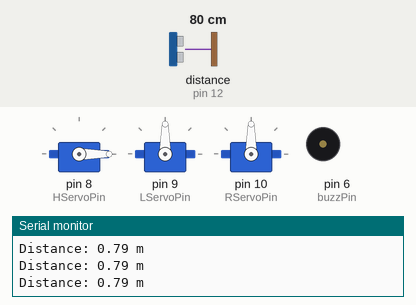
A sketch run on a simulated Arduino Uno, built with avr-gcc and run on an emulated ATmega328P. Shown: 3 × servo, buzzer (waves = sounding), the last lines printed to the serial monitor. Wiring (inferred from the names in the program): ultrasonic range finder: trigger pin 11; echo pin 12. Inputs (shaded band) come from the test bench; at power-on: distance to the obstacle (sensor on pin 12) 80 cm. The echo pulse lasts 58.3 µs per cm.

Above: at 1.4 s.
1.5 s: distance to the obstacle (sensor on pin 12) set to 34 cm
3.0 s: distance to the obstacle (sensor on pin 12) set to 27 cm
At 5.7 s:
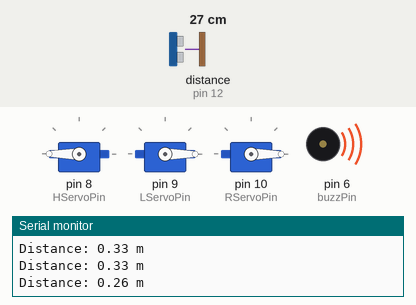
At 8.7 s:
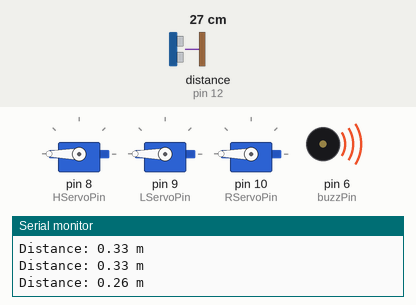
Timing chart, 0 to 15.0 s (numbered marks = the images above; inputs shaded):
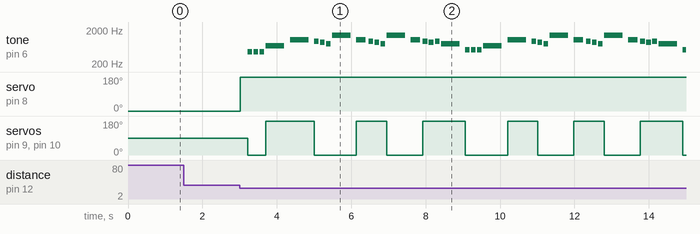

Measured:
- the behaviour switches between 31 and 30 cm on distance to the obstacle (sensor on pin 12) (found by bisection; images 0 and 1)
- after the input at 3.0 s, tone on pin 6 (buzzPin): plays 466 Hz for 0.13 s, 466 Hz for 0.13 s, 466 Hz for 0.13 s, 698 Hz for 0.50 s, 1047 Hz for 0.50 s, 932 Hz for 0.13 s … (39 notes in this stretch), starting after 0.22 s; servo on pin 8 (HServoPin): 0° → 180° at once

The sketch:

scarecrow_code.ino
```cpp
// #include <Servo.h>
// const int motionSensorPin = A5;

// int sensor_value = 0;

// void setup() {
//   Serial.begin(9600);
//   //pinMode(motionSensorPin, OUTPUT);
// }

// void loop() {
//   // put your main code here, to run repeatedly:
//   //sensor_value = analogRead(motionSensorPin);
//   //Serial.println(sensor_value);
//   //delay(100);
// }

#include <Servo.h>
#include "pitches.h"

// Music Data
int melody[] = {
  NOTE_AS4, NOTE_AS4, NOTE_AS4,
  NOTE_F5, NOTE_C6,
  NOTE_AS5, NOTE_A5, NOTE_G5, NOTE_F6, NOTE_C6,
  NOTE_AS5, NOTE_A5, NOTE_G5, NOTE_F6, NOTE_C6,
  NOTE_AS5, NOTE_A5, NOTE_AS5, NOTE_G5, NOTE_C5, NOTE_C5, NOTE_C5,
  NOTE_F5, NOTE_C6,
  NOTE_AS5, NOTE_A5, NOTE_G5, NOTE_F6, NOTE_C6,

  NOTE_AS5, NOTE_A5, NOTE_G5, NOTE_F6, NOTE_C6,
  NOTE_AS5, NOTE_A5, NOTE_AS5, NOTE_G5, NOTE_C5, NOTE_C5,
  NOTE_D5, NOTE_D5, NOTE_AS5, NOTE_A5, NOTE_G5, NOTE_F5,
  NOTE_F5, NOTE_G5, NOTE_A5, NOTE_G5, NOTE_D5, NOTE_E5, NOTE_C5, NOTE_C5,
  NOTE_D5, NOTE_D5, NOTE_AS5, NOTE_A5, NOTE_G5, NOTE_F5,

  NOTE_C6, NOTE_G5, NOTE_G5, REST, NOTE_C5,
  NOTE_D5, NOTE_D5, NOTE_AS5, NOTE_A5, NOTE_G5, NOTE_F5,
  NOTE_F5, NOTE_G5, NOTE_A5, NOTE_G5, NOTE_D5, NOTE_E5, NOTE_C6, NOTE_C6,
  NOTE_F6, NOTE_DS6, NOTE_CS6, NOTE_C6, NOTE_AS5, NOTE_GS5, NOTE_G5, NOTE_F5,
  NOTE_C6
};

int durations[] = {
  8, 8, 8,
  2, 2,
  8, 8, 8, 2, 4,
  8, 8, 8, 2, 4,
  8, 8, 8, 2, 8, 8, 8,
  2, 2,
  8, 8, 8, 2, 4,

  8, 8, 8, 2, 4,
  8, 8, 8, 2, 8, 16,
  4, 8, 8, 8, 8, 8,
  8, 8, 8, 4, 8, 4, 8, 16,
  4, 8, 8, 8, 8, 8,

  8, 16, 2, 8, 8,
  4, 8, 8, 8, 8, 8,
  8, 8, 8, 4, 8, 4, 8, 16,
  4, 8, 4, 8, 4, 8, 4, 8,
  1
};

// Servos
struct Arm {
  Servo servo;
  int minAngle, maxAngle, idleAngle;
  bool isUp;
  unsigned long swingEnd;
};

Servo HServo;
const int HServoPin = 8;
const int HAngryAngle = 180;
const int HHappyAngle = 0;

Arm LServo = { Servo(), 0, 180, 90, true, 0 };
const int LServoPin = 9;

Arm RServo = { Servo(), 0, 180, 90, true, 0 };
const int RServoPin = 10;

// Ultrasonic
const int trigPin = 11;
const int echoPin = 12;

// Buzzer
const int buzzPin = 6;

void setup() {
  Serial.begin(9600);

  // Ultrasonic Setup
  pinMode(trigPin, OUTPUT);
  pinMode(echoPin, INPUT);

  // Buzzer Setup
  pinMode(buzzPin, OUTPUT);

  become_happy();
}

void loop() {
  bool canSeeBird = false;
  // Sensor Input
  float ultrasonic_distance = get_ultrasonic_distance();
  log_ultrasonic_distance(ultrasonic_distance);

  //Process Sensor Data
  if (ultrasonic_distance < 0.3) {
    canSeeBird = true;
  }

  // Control Output
  if (canSeeBird) {
    become_angry();
  }

  // Logging
  //log_ultrasonic_distance(ultrasonic_distance);

  delay(100);
}

// INPUT FUNCTIONS ----------------------------------------------------------

float get_ultrasonic_distance() {
  // Clear trigger
  digitalWrite(trigPin, LOW);
  delayMicroseconds(2);

  // Send 10 µs pulse
  digitalWrite(trigPin, HIGH);
  delayMicroseconds(10);
  digitalWrite(trigPin, LOW);

  // Read echo time (µs)
  long duration = pulseIn(echoPin, HIGH);

  // Calculate distance (m)
  float distance = duration * 0.034 / 2 / 100;

  return distance;
}

bool has_arm_finished_swinging(Arm &arm) {
  return (long)(millis() - arm.swingEnd) >= 0;
}

// CONTROL FUNCTIONS ----------------------------------------------------------

void become_angry() {
  RServo.servo.attach(RServoPin);
  LServo.servo.attach(LServoPin);
  HServo.attach(HServoPin);
  HServo.write(HAngryAngle);
  delay(200);
  HServo.detach();
  turn_on_led();

  swing_arm(LServo);
  swing_arm(RServo);

  int size = sizeof(durations) / sizeof(int);

  for (int note = 0; note < size; note++) {
    play_note(note);

    if (has_arm_finished_swinging(LServo)) {
      swing_arm(LServo);
    }

    if (has_arm_finished_swinging(RServo)) {
      swing_arm(RServo);
    }
  }

  delay(500);
  LServo.servo.detach();
  RServo.servo.detach();
  become_happy();
}

void become_happy() {
  HServo.attach(HServoPin);
  LServo.servo.attach(LServoPin);
  RServo.servo.attach(RServoPin);

  LServo.servo.write(LServo.idleAngle);
  RServo.servo.write(RServo.idleAngle);
  disable_led();
  HServo.write(HHappyAngle);
  delay(200);
  LServo.servo.detach();
  RServo.servo.detach();
  HServo.detach();
}

void swing_arm(Arm &arm) {
  int desiredAngle = arm.isUp ? arm.minAngle : arm.maxAngle;
  arm.swingEnd = millis() + abs(desiredAngle - arm.servo.read()) * 2 + 300;
  arm.servo.write(desiredAngle);
  arm.isUp = !arm.isUp;
}

void disable_led() {
  return;
}

void turn_on_led() {
  return;
}

void play_note(int note_index) {
  //to calculate the note duration, take one second divided by the note type.
  //e.g. quarter note = 1000 / 4, eighth note = 1000/8, etc.
  int duration = 1000 / durations[note_index];
  tone(buzzPin, melody[note_index], duration);

  //to distinguish the notes, set a minimum time between them.
  //the note's duration + 30% seems to work well:
  int pauseBetweenNotes = duration * 1.30;
  delay(pauseBetweenNotes);

  //stop the tone playing:
  noTone(buzzPin);
}

// LOGGING FUNCTIONS ----------------------------------------------------------

void log_ultrasonic_distance(float distance_m) {
  Serial.print("Distance: ");
  Serial.print(distance_m);
  Serial.println(" m");
}
```

pitches.h
```cpp
/*************************************************
   Public Constants
 *************************************************/

#define REST 0
#define NOTE_B0 31
#define NOTE_C1 33
#define NOTE_CS1 35
#define NOTE_D1 37
#define NOTE_DS1 39
#define NOTE_E1 41
#define NOTE_F1 44
#define NOTE_FS1 46
#define NOTE_G1 49
#define NOTE_GS1 52
#define NOTE_A1 55
#define NOTE_AS1 58
#define NOTE_B1 62
#define NOTE_C2 65
#define NOTE_CS2 69
#define NOTE_D2 73
#define NOTE_DS2 78
#define NOTE_E2 82
#define NOTE_F2 87
#define NOTE_FS2 93
#define NOTE_G2 98
#define NOTE_GS2 104
#define NOTE_A2 110
#define NOTE_AS2 117
#define NOTE_B2 123
#define NOTE_C3 131
#define NOTE_CS3 139
#define NOTE_D3 147
#define NOTE_DS3 156
#define NOTE_E3 165
#define NOTE_F3 175
#define NOTE_FS3 185
#define NOTE_G3 196
#define NOTE_GS3 208
#define NOTE_A3 220
#define NOTE_AS3 233
#define NOTE_B3 247
#define NOTE_C4 262
#define NOTE_CS4 277
#define NOTE_D4 294
#define NOTE_DS4 311
#define NOTE_E4 330
#define NOTE_F4 349
#define NOTE_FS4 370
#define NOTE_G4 392
#define NOTE_GS4 415
#define NOTE_A4 440
#define NOTE_AS4 466
#define NOTE_B4 494
#define NOTE_C5 523
#define NOTE_CS5 554
#define NOTE_D5 587
#define NOTE_DS5 622
#define NOTE_E5 659
#define NOTE_F5 698
#define NOTE_FS5 740
#define NOTE_G5 784
#define NOTE_GS5 831
#define NOTE_A5 880
#define NOTE_AS5 932
#define NOTE_B5 988
#define NOTE_C6 1047
#define NOTE_CS6 1109
#define NOTE_D6 1175
#define NOTE_DS6 1245
#define NOTE_E6 1319
#define NOTE_F6 1397
#define NOTE_FS6 1480
#define NOTE_G6 1568
#define NOTE_GS6 1661
#define NOTE_A6 1760
#define NOTE_AS6 1865
#define NOTE_B6 1976
#define NOTE_C7 2093
#define NOTE_CS7 2217
#define NOTE_D7 2349
#define NOTE_DS7 2489
#define NOTE_E7 2637
#define NOTE_F7 2794
#define NOTE_FS7 2960
#define NOTE_G7 3136
#define NOTE_GS7 3322
#define NOTE_A7 3520
#define NOTE_AS7 3729
#define NOTE_B7 3951
#define NOTE_C8 4186
#define NOTE_CS8 4435
#define NOTE_D8 4699
#define NOTE_DS8 4978
```
